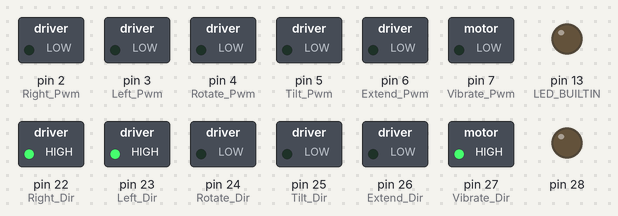
Recording of a sketch running on a simulated Arduino Mega 2560, built with avr-gcc and run on an emulated ATmega2560. On the bench: switched loads named in the sketch (green lamp = pin HIGH), output pins drawn as LEDs (lit = HIGH).

Above: at 0.1 s.
Timing chart, 0 to 1.6 s (numbered marks = the images above):
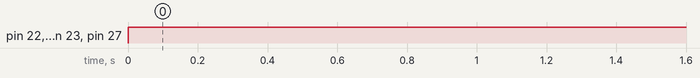

Measured:
- by itself, pin 22 (Right_Dir), pin 23 (Left_Dir), pin 27 (Vibrate_Dir): LOW → HIGH at 0.00 s

The sketch:

arduino_main.ino
```cpp
// Locomotion
#define Left_Pwm 3
#define Left_Dir 23
#define Right_Pwm 2
#define Right_Dir 22

// Mechanism
#define Rotate_Pwm 4
#define Rotate_Dir 24
#define Tilt_Pwm 5
#define Tilt_Dir 25
#define Extend_Pwm 6
#define Extend_Dir 26
#define Vibrate_Pwm 7
#define Vibrate_Dir 27

// Serial
#define Serial_Size 9
#define Serial_Header_Byte 0x33

// State
enum
{
  WaitStart,
  CheckActionToDo,
} state;


//++++++++++++++++++++++++++++++++++++++ Program State +++++++++++++++++++++++++++++++++++++++//
uint8_t OperatingState;
uint8_t LocoState;
uint8_t MechanismState;


//++++++++++++++++++++++++++++++++ Output Bool Switch & Value ++++++++++++++++++++++++++++++++++//
// USB Serial
uint8_t serial_buffer[Serial_Size];
uint8_t input_data[Serial_Size-2];
uint8_t serial_counter = 0;
bool serial_data_ready = 0;
int serial_time_counter = 0;

// Locomotion
uint8_t left_speed = 0;
uint8_t right_speed = 0;
uint8_t LeftSpeed = 0;
uint8_t RightSpeed = 0;
bool left_dir = 0;
bool right_dir = 0;

// Mechanism
uint8_t rotate_speed = 0;
uint8_t tilt_speed = 0;
uint8_t extend_speed = 0;
uint8_t vibrate_speed = 0;
uint8_t RotateSpeed = -1;
uint8_t TiltSpeed = -1;
uint8_t ExtendSpeed = -1;
uint8_t VibrateSpeed = 0;
int left_counter = 0;
int right_counter = 0;
int vibrate_counter = 0;
bool rotate_dir = 0;
bool tilt_dir = 0;
bool extend_dir = 0;
bool vibrate_dir = 0;
uint8_t direction = 0;


void Serial_Init()
{
  // Serial Setup
  Serial.begin(115200);

  // Serial Signal Setup
  pinMode(LED_BUILTIN, OUTPUT);
  digitalWrite(LED_BUILTIN, LOW);
}

void Motor_Init()
{
  // Setup Motor Pin
  DDRA = B11111111;
  PORTA = B00000000;
}

void InputTaskCode()
{
  // Serial input
  if (Serial.available())
  {
    serial_buffer[serial_counter] = (uint8_t)Serial.read();
    if (serial_counter == 0 && serial_buffer[0] != Serial_Header_Byte)
      return;
    serial_counter++;
    serial_time_counter = 0;
    if (serial_counter == Serial_Size)  // All packet received, bool imu_data_ready = true
    {
      serial_counter = 0;
      serial_data_ready = true;
      for (int i = 1; i < (Serial_Size - 1); i++)
        input_data[i-1] = serial_buffer[i];
      Serial.write(0x33);
      Serial.write(2);
      Serial.write(5);
    }
  }
  else if (serial_time_counter >= 250)
  {
    for (int i = i; i < 7; i++)
      input_data[i] = 0;
  }
  else
  {
    serial_time_counter++;
  }
}

void ProcessTaskCode()
{
  switch(OperatingState)
  {
    case WaitStart:
      if(vibrate_speed > 0)
      {
        OperatingState = CheckActionToDo;
      }
      break;

    case CheckActionToDo:
      left_speed = input_data[0];
      right_speed = input_data[1];
      rotate_speed = input_data[2];
      tilt_speed = input_data[3];
      extend_speed = input_data[4];
      vibrate_speed = input_data[5];
      direction = input_data[6];

      left_dir = 0;
      right_dir = 0;
      rotate_dir = 0;
      tilt_dir = 0;
      extend_dir = 0;
      vibrate_dir = 0;

      right_dir = (direction >> 1) & 1;
      left_dir = (direction >> 0) & 1;
      rotate_dir = (direction >> 2) & 1;
      tilt_dir = (direction >> 3) & 1;
      extend_dir = (direction >> 4) & 1;
      vibrate_dir = (direction >> 5) & 1;


      if (LeftSpeed < left_speed)
      {
        if (left_counter >= 80)
        {
          LeftSpeed++;
          left_counter = 0;
        }
        else
        {
          left_counter++;
        }
      } else if (LeftSpeed > left_speed)
      {
        if (left_counter >= 200)
        {
          LeftSpeed--;
          left_counter = 0;
        } else
        {
          left_counter++;
        }
      }
      // if (left_speed == 0)
      // {
      //   LeftSpeed = 0;
      // }

      if (RightSpeed < right_speed)
      {
        if (right_counter >= 100)
        {
          RightSpeed++;
          right_counter = 0;
        } else
        {
          right_counter++;
        }
      } else if (RightSpeed > right_speed)
      {
        if (right_counter >= 200)
        {
          RightSpeed--;
          right_counter = 0;
        } else
        {
          right_counter++;
        }
      }
      // if (right_speed == 0)
      // {
      //   RightSpeed = 0;
      // }

      if (VibrateSpeed < vibrate_speed)
      {
        if (vibrate_counter >= 100)
        {
          VibrateSpeed++;
          vibrate_counter = 0;
        } else
        {
          vibrate_counter++;
        }
      } else if (VibrateSpeed > vibrate_speed)
      {
        if (vibrate_counter >= 100)
        {
          VibrateSpeed--;
          vibrate_counter = 0;
        } else
        {
          vibrate_counter++;
        }
      }
      // if (vibrate_speed == 0)
      // {
      //   VibrateSpeed = 0;
      // }

      RotateSpeed = rotate_speed;
      TiltSpeed = tilt_speed;
      ExtendSpeed = extend_speed;

      OperatingState = CheckActionToDo;
      break;
  }
}

void OutputTaskCode()
{
  Loco(LeftSpeed, RightSpeed, left_dir, right_dir);

  if(rotate_dir == 1 && RotateSpeed > 0)        Rotate_CW(RotateSpeed);
  else if(rotate_dir == 0 && RotateSpeed > 0)   Rotate_CCW(RotateSpeed);
  else                                          Stop_Rotate();

  if(tilt_dir == 1 && tilt_speed > 0)           Tilt_Up();
  else if(tilt_dir == 0 && tilt_speed > 0)      Tilt_Down();
  else                                          Stop_Tilting();

  if(extend_dir == 1 && extend_speed > 0)       Extend();
  else if(extend_dir == 0 && extend_speed > 0)  Retract();
  else                                          Stop_Extend();

  if(VibrateSpeed >= 0)                         Vibrate(VibrateSpeed);
}

//Locomotion
int cap200PWMValue(int pwm){
  if (pwm > 200){
    return 200;
  } else{
    return pwm;
  }
}

void Loco(int PWM1, int PWM2, bool DIR1, bool DIR2)
{
  if (DIR1 == 1){
    digitalWrite(Left_Dir, LOW);
    digitalWrite(13, 1);
  } else {
    digitalWrite(Left_Dir, HIGH);
    digitalWrite(13, 0);
  }

  if (DIR2 == 1){
    digitalWrite(Right_Dir, LOW);
  } else {
    digitalWrite(Right_Dir, HIGH);
  }


  analogWrite(Left_Pwm, cap200PWMValue(PWM1));
  analogWrite(Right_Pwm, cap200PWMValue(PWM2));
}

void MotorStopping()
{
  analogWrite(Left_Pwm, 0);
  analogWrite(Right_Pwm, 0);
}

//Mechanism
void Rotate_CW(int PWM){
  digitalWrite(Rotate_Dir, HIGH);
  analogWrite(Rotate_Pwm, PWM);
}

void Rotate_CCW(int PWM){
  digitalWrite(Rotate_Dir, LOW);
  analogWrite(Rotate_Pwm, PWM);
}

void Stop_Rotate(){
  analogWrite(Rotate_Pwm, 0);
}

void Tilt_Up(){
  digitalWrite(13, 1);
  digitalWrite(Tilt_Dir, HIGH);
  analogWrite(Tilt_Pwm, 255);
}

void Tilt_Down(){
  digitalWrite(Tilt_Dir, LOW);
  analogWrite(Tilt_Pwm, 255);
}

void Stop_Tilting()
{
  digitalWrite(13, 0);
  analogWrite(Tilt_Pwm, 0);
}

void Extend(){
  digitalWrite(Extend_Dir, HIGH);
  analogWrite(Extend_Pwm, 255);
}

void Retract(){
  digitalWrite(Extend_Dir, LOW);
  analogWrite(Extend_Pwm, 255);
}

void Stop_Extend(){
  analogWrite(Extend_Pwm, 0);
}

void Vibrate(int PWM){
  digitalWrite(Vibrate_Dir, HIGH);
  analogWrite(Vibrate_Pwm, PWM);
}

void Stop_Vibrate(){
  analogWrite(Vibrate_Pwm, 0);
}

void setup() {
  Serial_Init();
  Motor_Init();
  OperatingState = CheckActionToDo;

}

void loop() {
  InputTaskCode();
  ProcessTaskCode();
  OutputTaskCode();

}
```
